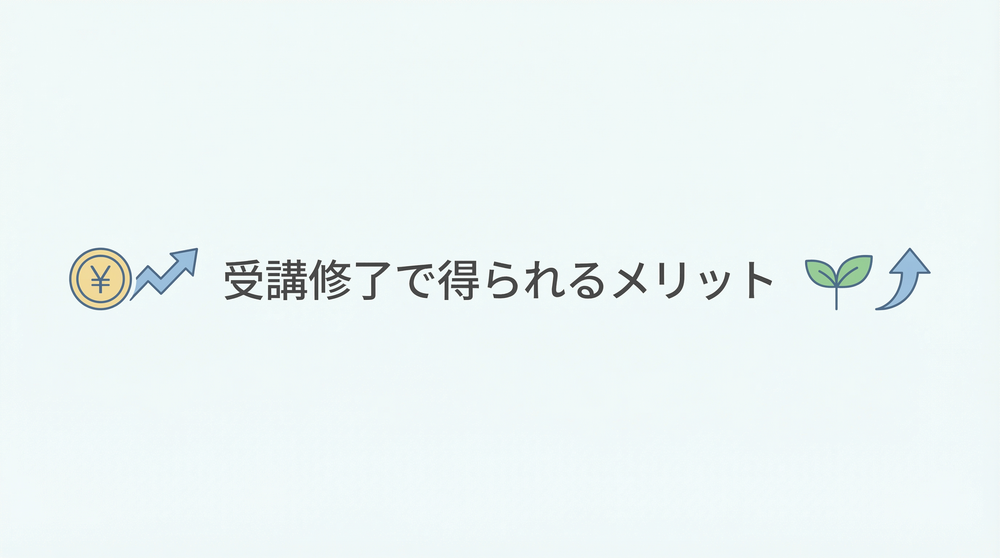
#> input picture benefits-banner-slim-raw.png, 1000 x 558 px, shrunk from 2752 x 1536 before the run, found by its file name
$ python crop_banners.py
#> lines starting #> are read from the running program, lines starting #| are printed output that depends on the picture
from PIL import Image
import os

def crop_center(image_path, output_path, crop_height_ratio=0.4):
#> called with crop_height_ratio = 0.35
    try:
        img = Image.open(image_path)
#> img is the input picture: PIL image 1000x558 RGB; mean R, G, B 236.6, 245.6, 245.4
        width, height = img.size
#> width = 1000; height = 558

        # Calculate new height
        new_height = int(height * crop_height_ratio)
#> new_height = 195

        # Calculate coordinates
        left = 0
        top = (height - new_height) // 2
#> top = 181
        right = width
#> right = 1000
        bottom = (height + new_height) // 2
#> bottom = 376

        # Crop
        img_cropped = img.crop((left, top, right, bottom))
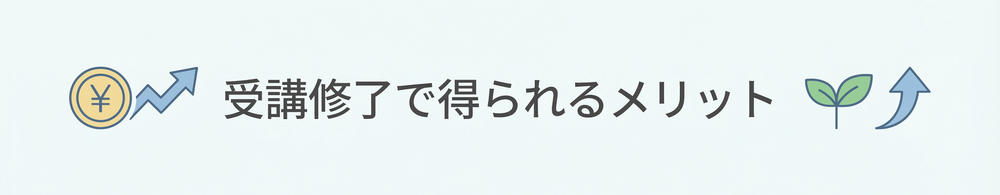
#> img_cropped: PIL image 1000x195 RGB; mean R, G, B 230.9, 240.1, 239.6

        # Save
        img_cropped.save(output_path)
        print(f"Successfully cropped {image_path} to {output_path}")
    except Exception as e:
        print(f"Error processing {image_path}: {e}")

# Define files to process
files = [
    ("/home/ubuntu/sozou-lp/client/public/benefits-banner-slim-raw.png", "/home/ubuntu/sozou-lp/client/public/benefits-banner-slim.png"),
    ("/home/ubuntu/sozou-lp/client/public/features-banner-slim-raw.png", "/home/ubuntu/sozou-lp/client/public/features-banner-slim.png"),
    ("/home/ubuntu/sozou-lp/client/public/target-banner-slim-raw.png", "/home/ubuntu/sozou-lp/client/public/target-banner-slim.png"),
    ("/home/ubuntu/sozou-lp/client/public/support-banner-slim-raw.png", "/home/ubuntu/sozou-lp/client/public/support-banner-slim.png")
]

# Process each file
for input_path, output_path in files:
    crop_center(input_path, output_path, crop_height_ratio=0.35) # Keep only center 35% vertically
